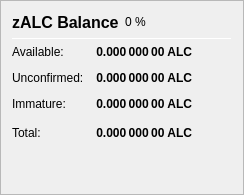
                   <widget class="QFrame" name="frame_ZerocoinBalances">
                    <property name="frameShape">
                     <enum>QFrame::StyledPanel</enum>
                    </property>
                    <property name="frameShadow">
                     <enum>QFrame::Raised</enum>
                    </property>
                    <layout class="QVBoxLayout" name="verticalLayout_7">
                     <item>
                      <layout class="QHBoxLayout" name="horizontalLayout_8" stretch="0,0,0">
                       <item>
                        <widget class="QLabel" name="label_5z_3">
                         <property name="minimumSize">
                          <size>
                           <width>0</width>
                           <height>20</height>
                          </size>
                         </property>
                         <property name="font">
                          <font>
                           <pointsize>12</pointsize>
                           <weight>75</weight>
                           <bold>true</bold>
                          </font>
                         </property>
                         <property name="text">
                          <string>zALC Balance</string>
                         </property>
                        </widget>
                       </item>
                       <item>
                        <widget class="QLabel" name="labelzALCPercent">
                         <property name="text">
                          <string notr="true">0 %</string>
                         </property>
                        </widget>
                       </item>
                       <item>
                        <spacer name="horizontalSpacer_11">
                         <property name="orientation">
                          <enum>Qt::Horizontal</enum>
                         </property>
                         <property name="sizeHint" stdset="0">
                          <size>
                           <width>40</width>
                           <height>20</height>
                          </size>
                         </property>
                        </spacer>
                       </item>
                      </layout>
                     </item>
                     <item>
                      <widget class="Line" name="line_ZerocoinBalance">
                       <property name="minimumSize">
                        <size>
                         <width>0</width>
                         <height>1</height>
                        </size>
                       </property>
                       <property name="maximumSize">
                        <size>
                         <width>16777215</width>
                         <height>1</height>
                        </size>
                       </property>
                       <property name="orientation">
                        <enum>Qt::Horizontal</enum>
                       </property>
                      </widget>
                     </item>
                     <item>
                      <layout class="QGridLayout" name="gridLayout_5">
                       <property name="spacing">
                        <number>12</number>
                       </property>
                       <item row="1" column="0">
                        <widget class="QLabel" name="labelzBalanceMatureText">
                         <property name="toolTip">
                          <string>Mature: more than 20 confirmation and more than 1 mint of the same denomination after it was minted.
These zALC are spendable.</string>
                         </property>
                         <property name="text">
                          <string>Available:</string>
                         </property>
                        </widget>
                       </item>
                       <item row="1" column="1">
                        <widget class="QLabel" name="labelzBalanceMature">
                         <property name="font">
                          <font>
                           <weight>75</weight>
                           <bold>true</bold>
                          </font>
                         </property>
                         <property name="toolTip">
                          <string>Mature: more than 20 confirmation and more than 1 mint of the same denomination after it was minted.
These zALC are spendable.</string>
                         </property>
                         <property name="text">
                          <string notr="true">0.000 000 00 ALC</string>
                         </property>
                         <property name="alignment">
                          <set>Qt::AlignRight|Qt::AlignTrailing|Qt::AlignVCenter</set>
                         </property>
                        </widget>
                       </item>
                       <item row="2" column="0">
                        <widget class="QLabel" name="labelzBalanceUnconfirmedText">
                         <property name="toolTip">
                          <string>Unconfirmed: less than 20 confirmations
Immature: confirmed, but less than 1 mint of the same denomination after it was minted</string>
                         </property>
                         <property name="text">
                          <string>Unconfirmed:</string>
                         </property>
                        </widget>
                       </item>
                       <item row="2" column="1">
                        <widget class="QLabel" name="labelzBalanceUnconfirmed">
                         <property name="font">
                          <font>
                           <weight>75</weight>
                           <bold>true</bold>
                          </font>
                         </property>
                         <property name="toolTip">
                          <string>Unconfirmed: less than 20 confirmations
Immature: confirmed, but less than 1 mint of the same denomination after it was minted</string>
                         </property>
                         <property name="text">
                          <string notr="true">0.000 000 00 ALC</string>
                         </property>
                         <property name="alignment">
                          <set>Qt::AlignRight|Qt::AlignTrailing|Qt::AlignVCenter</set>
                         </property>
                        </widget>
                       </item>
                       <item row="3" column="0">
                        <widget class="QLabel" name="labelzBalanceImmatureText">
                         <property name="toolTip">
                          <string>Unconfirmed: less than 20 confirmations
Immature: confirmed, but less than 1 mint of the same denomination after it was minted</string>
                         </property>
                         <property name="text">
                          <string>Immature:</string>
                         </property>
                        </widget>
                       </item>
                       <item row="3" column="1">
                        <widget class="QLabel" name="labelzBalanceImmature">
                         <property name="font">
                          <font>
                           <weight>75</weight>
                           <bold>true</bold>
                          </font>
                         </property>
                         <property name="toolTip">
                          <string>Unconfirmed: less than 20 confirmations
Immature: confirmed, but less than 1 mint of the same denomination after it was minted</string>
                         </property>
                         <property name="text">
                          <string notr="true">0.000 000 00 ALC</string>
                         </property>
                         <property name="alignment">
                          <set>Qt::AlignRight|Qt::AlignTrailing|Qt::AlignVCenter</set>
                         </property>
                        </widget>
                       </item>
                       <item row="4" column="0">
                        <widget class="QLabel" name="labelzBalanceText">
                         <property name="toolTip">
                          <string>Your current zALC balance, unconfirmed and immature zALC included.</string>
                         </property>
                         <property name="text">
                          <string>Total:</string>
                         </property>
                        </widget>
                       </item>
                       <item row="4" column="1">
                        <widget class="QLabel" name="labelzBalance">
                         <property name="font">
                          <font>
                           <weight>75</weight>
                           <bold>true</bold>
                          </font>
                         </property>
                         <property name="cursor">
                          <cursorShape>IBeamCursor</cursorShape>
                         </property>
                         <property name="toolTip">
                          <string>Your current zALC balance, unconfirmed and immature zALC included.</string>
                         </property>
                         <property name="text">
                          <string notr="true">0.000 000 00 ALC</string>
                         </property>
                         <property name="alignment">
                          <set>Qt::AlignRight|Qt::AlignTrailing|Qt::AlignVCenter</set>
                         </property>
                         <property name="textInteractionFlags">
                          <set>Qt::LinksAccessibleByMouse|Qt::TextSelectableByKeyboard|Qt::TextSelectableByMouse</set>
                         </property>
                        </widget>
                       </item>
                       <item row="4" column="2">
                        <spacer name="horizontalSpacer_4">
                         <property name="orientation">
                          <enum>Qt::Horizontal</enum>
                         </property>
                         <property name="sizeHint" stdset="0">
                          <size>
                           <width>40</width>
                           <height>20</height>
                          </size>
                         </property>
                        </spacer>
                       </item>
                      </layout>
                     </item>
                     <item>
                      <spacer name="verticalSpacer_4">
                       <property name="orientation">
                        <enum>Qt::Vertical</enum>
                       </property>
                       <property name="sizeHint" stdset="0">
                        <size>
                         <width>20</width>
                         <height>40</height>
                        </size>
                       </property>
                      </spacer>
                     </item>
                    </layout>
                   </widget>
